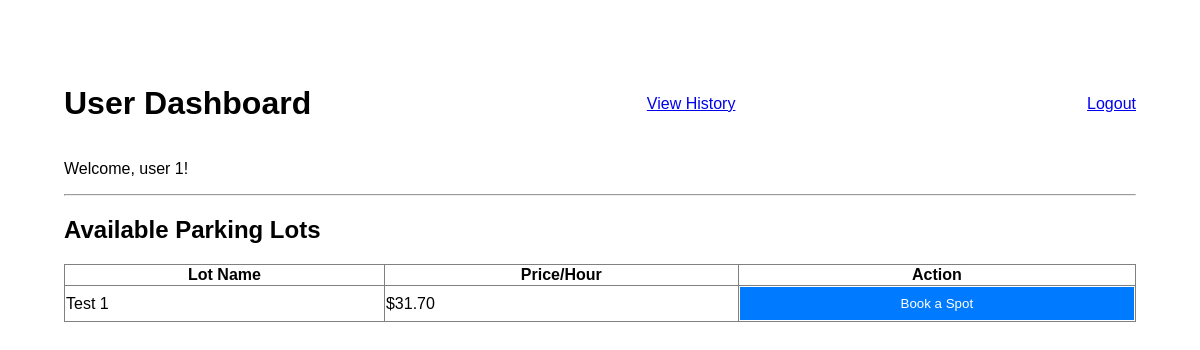
Page /user/dashboard (signed in) on the earlier database version.
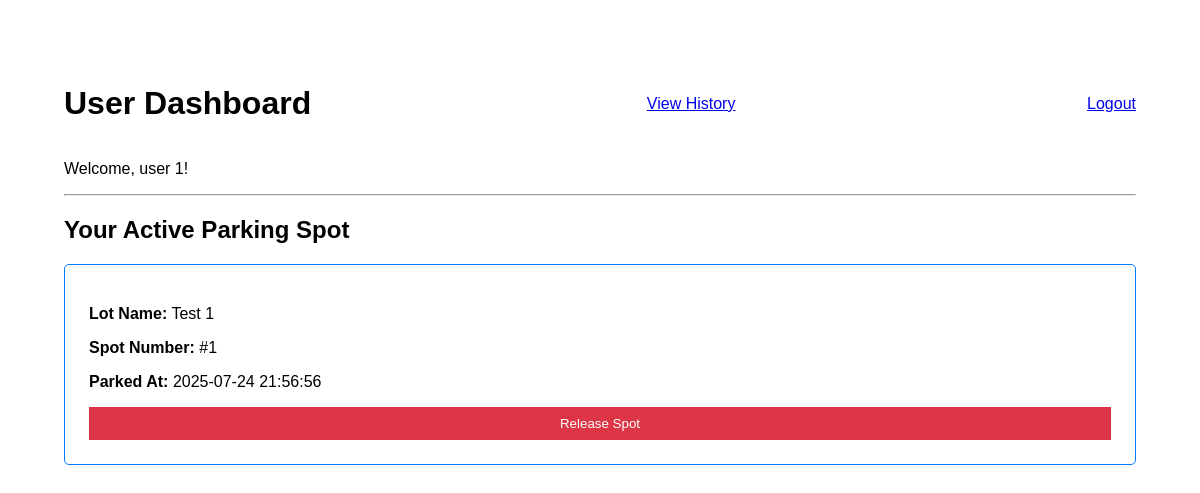
Same page on the later database version.
### models/models.py (models this page shows)
class ParkingLot(db.Model):
    id = db.Column(db.Integer, primary_key=True)
    name = db.Column(db.String(100), nullable=False)
    capacity = db.Column(db.Integer, nullable=False)
    price_per_hour = db.Column(db.Float, nullable=False)
    spots = db.relationship('ParkingSpot', backref='lot', lazy=True, cascade="all, delete-orphan")

class ParkingSpot(db.Model):
    id = db.Column(db.Integer, primary_key=True)
    lot_id = db.Column(db.Integer, db.ForeignKey('parking_lot.id'), nullable=False)
    spot_number = db.Column(db.Integer, nullable=False)
    status = db.Column(db.String(20), default='Available') # Available, Occupied

class Reservation(db.Model):
    id = db.Column(db.Integer, primary_key=True)
    user_id = db.Column(db.Integer, db.ForeignKey('user.id'), nullable=False)
    spot_id = db.Column(db.Integer, db.ForeignKey('parking_spot.id'), nullable=False)
    start_time = db.Column(db.DateTime, nullable=False)
    end_time = db.Column(db.DateTime)
    cost = db.Column(db.Float)
    spot = db.relationship('ParkingSpot', backref='reservations')

### controllers/controllers.py (the view)
@app.route('/user/dashboard')
@login_required
@role_required('user')
def user_dashboard():
    active_reservation = Reservation.query.filter_by(user_id=current_user.id, end_time=None).first()
    if active_reservation:
        return render_template('user_dashboard.html', active_reservation=active_reservation)
    else:
        lots = ParkingLot.query.order_by(ParkingLot.id).all()
        return render_template('user_dashboard.html', lots=lots)

### app.py (called while the page is built)
@login_manager.user_loader
def load_user(user_id):
    return User.query.get(int(user_id))

### controllers/controllers.py (called while the page is built)
def role_required(role):
    def wrapper(fn):
        @wraps(fn)
        def decorated_view(*args, **kwargs):
            if not current_user.is_authenticated or current_user.role != role:
                flash("You do not have permission to access this page.")
                return redirect(url_for('login'))
            return fn(*args, **kwargs)
        return decorated_view
    return wrapper

### templates/user_dashboard.html (shortened to what this page needs)
{% extends 'base.html' %}
{% block content %}
<div style="max-width: 1200px; margin: auto; padding: 2em;">
    <div style="display: flex; justify-content: space-between; align-items: center;">
        <h1>User Dashboard</h1>
        <a href="{{ url_for('parking_history') }}" style="margin-right: 1em;">View History</a>
        <a href="{{ url_for('logout') }}">Logout</a>
    </div>
    <p>Welcome, {{ current_user.full_name }}!</p>
    <hr>
    {% if active_reservation %}
        <h2>Your Active Parking Spot</h2>
        <div style="border: 1px solid #007bff; padding: 1.5em; border-radius: 5px;">
            <p><strong>Lot Name:</strong> {{ active_reservation.spot.lot.name }}</p>
            <p><strong>Spot Number:</strong> #{{ active_reservation.spot.spot_number }}</p>
            <p><strong>Parked At:</strong> {{ active_reservation.start_time.strftime('%Y-%m-%d %H:%M:%S') }}</p>
            <form method="POST" action="{{ url_for('release_spot') }}">
                <button type="submit" style="background-color: #dc3545;">Release Spot</button>
            </form>
        </div>
    {% else %}
        <h2>Available Parking Lots</h2>
        <table border="1" style="width: 100%; border-collapse: collapse; margin-top: 1em;">
            <thead>
                <tr>
                    <th>Lot Name</th>
                    <th>Price/Hour</th>
                    <th>Action</th>
                </tr>
            </thead>
            <tbody>
                {% for lot in lots %}
                <tr>
                    <td>{{ lot.name }}</td>
                    <td>${{ "%.2f"|format(lot.price_per_hour) }}</td>
                    <td>
                        <form method="POST" action="{{ url_for('book_spot') }}">
                            <button type="submit">Book a Spot</button>
                        </form>
                    </td>
                </tr>
                {% endfor %}
            </tbody>
        </table>
    {% endif %}
</div>
{% endblock %}

Differences in the rows shown:
no longer on one of the page's lists (row unchanged): ParkingLot: name "Test 1", price_per_hour "31.70"
shown differently, row unchanged: ParkingLot "Test 1": spot.lot.name (not shown) → "Test 1"
now on this page (row edited): ParkingSpot: spot.spot_number "1"
added Reservation: start_time "2025-07-24 21:56:56"
Other differences:
text no longer shown: "Available Parking Lots Lot Name Price/Hour Action"
text now shown: "Your Active Parking Spot Lot Name: Spot Number: # Parked At: Release Spot"
